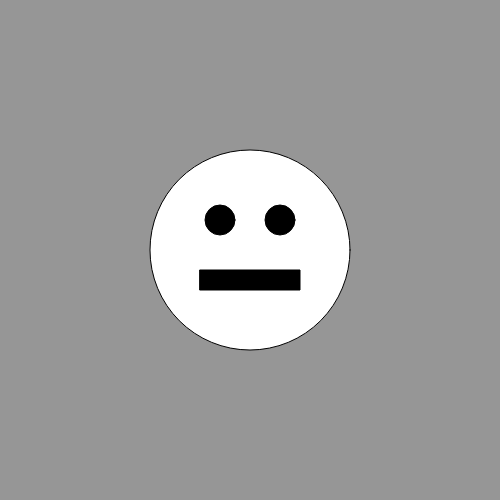
Frame 1 (no input)
Frame 60 (no input): identical to frame 1, image omitted
Frame 120 (the mouse pressed at the canvas centre since frame 60): identical to frame 1, image omitted

The p5.js sketch that drew this single still picture (run headless with seeded random() and noise() and a simulated clock; from frame 60 on, the mouse is pressed at the canvas centre):

// p5.js sketch
// ── sketch.js
var x; //declare a variable for the x location
var y; //declare a variable for the y location

function setup() {
  createCanvas(500, 500);
  x = 250;
  y = 250;
}

function draw() {
  background(150);
  fill(255);
  ellipse(x, y, 200, 200);
  fill(0);
  ellipse(220, 220, 30, 30);
  ellipse(280, 220, 30, 30);
  rectMode(CENTER);
  rect(250, 280, 100, 20);
}
